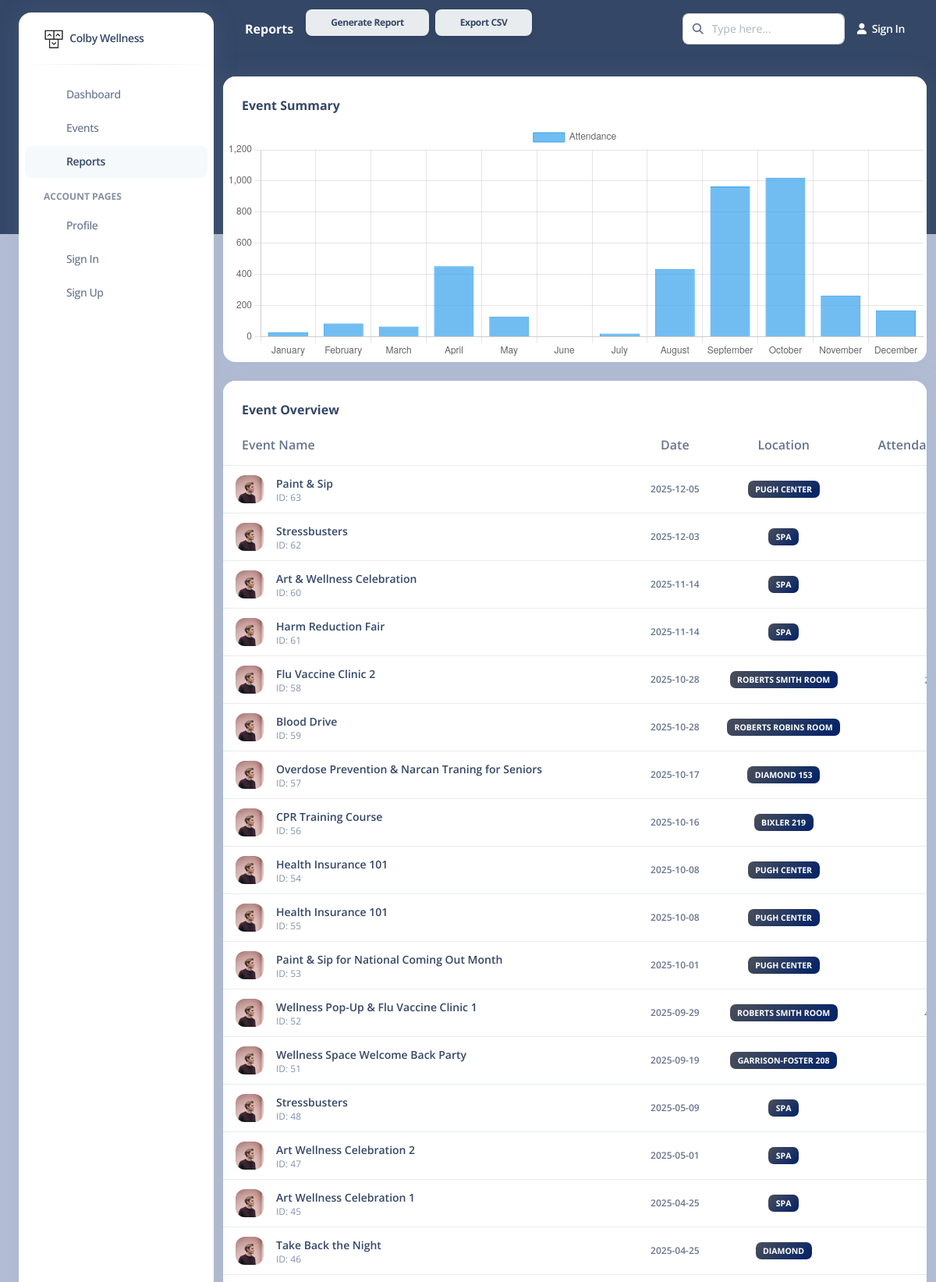
Screenshot of /report (upper part) with the database file from the repository.
### models.py (models this page shows)
class Events(db.Model):
    __tablename__ = "events"
    id = db.Column(db.Integer, primary_key=True)
    title = db.Column(db.String(200), nullable=False)
    start_time = db.Column(db.Time, nullable=True)
    end_time = db.Column(db.Time, nullable=True)
    date = db.Column(db.Date, nullable=False)
    attendance = db.Column(db.Integer, nullable=True)
    location = db.Column(db.String(80), nullable=True)
    description = db.Column(db.Text, nullable=True)
    advert_id = db.Column(db.Integer, db.ForeignKey('advertisement.id'), nullable=True)
    partner_id = db.Column(db.Integer, db.ForeignKey('partners.id'), nullable=True)
    lead_organizer = db.Column(db.Integer, db.ForeignKey('organizers.id'), nullable=True)
    type_id = db.Column(db.Integer, db.ForeignKey('event_type.id'), nullable=True)
    partners = db.relationship(
    'Partners',
    secondary='event_partners',
    back_populates='events',
    lazy='dynamic'
)
    organizer_obj = db.relationship('Organizer', foreign_keys=[lead_organizer])

### views.py (the view)
@main_blueprint.route('/report')
def report_page():
    curEventList = getEventsList()
    results = (
        db.session.query(
            extract('month', Events.date).label('month'),
            func.count(Events.id).label('event_count'),
            func.sum(Events.attendance).label('total_attendance')
        )
        .group_by('month')
        .order_by('month')
        .all()
    )
    months = [datetime(1900, r.month, 1).strftime('%B') for r in results]
    attendance = [r.total_attendance or 0 for r in results]
    total_events = [r.event_count for r in results]
    percent_growth = []
    for i in range(len(total_events)):
        if i == 0:
            percent_growth.append(0)
        else:
            prev = total_events[i-1]
            curr = total_events[i]
            if prev == 0:
                percent_growth.append(0)
            else:
                percent_growth.append(round((curr - prev)/prev * 100, 2))
    all_months = list(month_name)[1:]
    month_to_attendance = dict(zip(months, attendance))
    month_to_growth = dict(zip(months, percent_growth))
    attendance_twelve_months = [month_to_attendance.get(m, 0) for m in all_months]
    growth_twelve_months = [month_to_growth.get(m, 0) for m in all_months]
    category_results = (
        db.session.query(
            Event_Type.name.label("category"),
            func.count(Events.id).label("count")
        )
        .join(Events, Events.type_id == Event_Type.id)
        .group_by(Event_Type.name)
        .all()
    )
    total_event_count = sum(r.count for r in category_results)
    category_percentages = [
        {
            "category": r.category,
            "count": r.count,
            "percentage": round((r.count / total_event_count) * 100, 2) if total_event_count else 0
        }
        for r in category_results
    ]
    return render_template(
        'report.html',
        events=curEventList,
        months=all_months,
        attendance=attendance_twelve_months,
        growth=growth_twelve_months,
        category_percentages=category_percentages
    )

### views.py (called while the page is built)
def getEventsList():
    events = db.session.query(Events).order_by(Events.date.desc()).all()
    event_list = []
    for e in events:
        organizer = db.session.query(Organizer).filter_by(id=e.lead_organizer).first()
        organizer_name = organizer.name if organizer else "N/A"
        partner_names = [p.name for p in e.partners] if e.partners else []
        event_list.append({
            "id": e.id,
            "title": e.title,
            "date": e.date,
            "location": e.location,
            "attendance": e.attendance,
            "lead_organizer": organizer_name,
            "partners": ", ".join(partner_names)  # join multiple partners into a string
        })
    return event_list

### templates/report.html (shortened to what this page needs)
<!DOCTYPE html>
<html lang="en">
<head>
  <link href="https://demos.creative-tim.com/argon-dashboard-pro/assets/css/nucleo-icons.css" rel="stylesheet" />
  <link href="https://demos.creative-tim.com/argon-dashboard-pro/assets/css/nucleo-svg.css" rel="stylesheet" />
  <link id="pagestyle" href="{{ url_for('static', filename='css/argon-dashboard.css') }}" rel="stylesheet" />
  <link href="{{ url_for('static', filename='css/custom.css') }}" rel="stylesheet" />
  <link id="pagestyle" href="{{ url_for('static', filename='css/argon-dashboard.css') }}" rel="stylesheet">
  <link rel="stylesheet" href="{{ url_for('static', filename='css/custom.css') }}">
</head>
<body class="g-sidenav-show bg-gray-100">
  <aside class="sidenav bg-white navbar navbar-vertical navbar-expand-xs border-0 border-radius-xl my-3 fixed-start ms-4 " id="sidenav-main">
    <div class="sidenav-header">
      <a class="navbar-brand m-0" href=" https://demos.creative-tim.com/argon-dashboard/pages/dashboard.html " target="_blank">
        <img src="{{ url_for('static', filename='images/logo-ct-dark.png') }}" width="26px" height="26px" class="navbar-brand-img h-100" alt="main_logo">
        <span class="ms-1 font-weight-bold">Colby Wellness</span>
      </a>
    </div>
    <hr class="horizontal dark mt-0">
    <div class="collapse navbar-collapse  w-auto" id="sidenav-collapse-main">
      <ul class="navbar-nav">
        <li class="nav-item">
          <a class="nav-link" href="{{ url_for('homepage.dashboard') }}">
            <div class="icon icon-shape icon-sm border-radius-md text-center me-2 d-flex align-items-center justify-content-center">
            </div>
            <span class="nav-link-text ms-1">Dashboard</span>
          </a>
        </li>
        <li class="nav-item">
          <a class="nav-link" href="{{ url_for('homepage.events_page') }}">
            <div class="icon icon-shape icon-sm border-radius-md text-center me-2 d-flex align-items-center justify-content-center">
            </div>
            <span class="nav-link-text ms-1">Events</span>
          </a>
        </li>
        <li class="nav-item">
          <a class="nav-link active" href="{{ url_for('homepage.report_page') }}">
            <div class="icon icon-shape icon-sm border-radius-md text-center me-2 d-flex align-items-center justify-content-center">
            </div>
            <span class="nav-link-text ms-1">Reports</span>
          </a>
        </li>
        <li class="nav-item mt-3">
          <h6 class="ps-4 ms-2 text-uppercase text-xs font-weight-bolder opacity-6">Account pages</h6>
        </li>
        <li class="nav-item">
          <a class="nav-link " href="{{ url_for('homepage.profile') }}">
            <div class="icon icon-shape icon-sm border-radius-md text-center me-2 d-flex align-items-center justify-content-center">
            </div>
            <span class="nav-link-text ms-1">Profile</span>
          </a>
        </li>
        <li class="nav-item">
          <a class="nav-link " href="{{ url_for('auth.signIn') }}">
            <div class="icon icon-shape icon-sm border-radius-md text-center me-2 d-flex align-items-center justify-content-center">
            </div>
            <span class="nav-link-text ms-1">Sign In</span>
          </a>
        </li>
        <li class="nav-item">
          <a class="nav-link " href="{{ url_for('auth.signUp') }}">
            <div class="icon icon-shape icon-sm border-radius-md text-center me-2 d-flex align-items-center justify-content-center">
            </div>
            <span class="nav-link-text ms-1">Sign Up</span>
          </a>
        </li>
      </ul>
    </div>
  </aside>
  <main class="main-content position-relative border-radius-lg ">
    <nav class="navbar navbar-main navbar-expand-lg px-0 mx-4 shadow-none border-radius-xl" id="navbarBlur" data-scroll="false">
      <div class="container-fluid py-1 px-3">
        <div class="d-flex align-items-center">
            <h6 class="font-weight-bolder text-white mb-0">Reports</h6>
            <div class="d-flex gap-2 ms-3">
                <button id="btn-generate" class="btn btn-sm btn-light text-dark ">Generate Report</button>
                <button id="btn-export" class="btn btn-sm btn-light text-dark ">Export CSV</button>
            </div>
          </div>
        <div class="collapse navbar-collapse mt-sm-0 mt-2 me-md-0 me-sm-4" id="navbar">
          <div class="ms-md-auto pe-md-3 d-flex align-items-center">
            <div class="input-group">
              <span class="input-group-text text-body"><i class="fas fa-search" aria-hidden="true"></i></span>
              <input type="text" class="form-control" placeholder="Type here...">
            </div>
          </div>
          <ul class="navbar-nav  justify-content-end">
            <li class="nav-item d-flex align-items-center">
              <a href="javascript:;" class="nav-link text-white font-weight-bold px-0">
                <i class="fa fa-user me-sm-1"></i>
                <span class="d-sm-inline d-none">Sign In</span>
              </a>
            </li>
          </ul>
        </div>
      </div>
    </nav>
    <div class="container-fluid py-4">
      <div class="row">
        <div class="col-12">
          <div class="card mb-4">
            <div class="card-header pb-0 d-flex justify-content-between align-items-center">
              <h6>Event Summary</h6>
            </div>
            <div class="card-body p-1">
              <canvas id="eventSummary" class="chart-canvas" height="300"></canvas>
            </div>
          </div>
        </div>
      </div>
      <div class="row">
        <div class="col-12">
          <div class="card mb-4">
            <div class="card-header pb-0">
              <h6>Event Overview</h6>
            </div>
            <div class="card-body px-0 pt-0 pb-2">
              <div class="table-responsive p-0">
                <table class="table align-items-center mb-0" id="eventOverviewTable">
                  <thead>
                    <tr>
                      <th>Event Name</th>
                      <th class="text-center">Date</th>
                      <th class="text-center">Location</th>
                      <th class="text-center">Attendance Count</th>
                    </tr>
                  </thead>
                  <tbody>
                    {% for eve in events %}
                    <tr>
                      <td>
                        <div class="d-flex px-2 py-1 align-items-center">
                          <img src="{{ url_for('static', filename='images/team-4.jpg') }}" class="avatar avatar-sm me-3" alt="user">
                          <div class="d-flex flex-column justify-content-center">
                            <h6 class="mb-0 text-sm">{{ eve.title }}</h6>
                            <p class="text-xs text-secondary mb-0">ID: {{ eve.id }}</p>
                          </div>
                        </div>
                      </td>
                      <td class="align-middle text-center">
                        <p class="text-xs font-weight-bold mb-0">{{ eve.date.strftime('%Y-%m-%d') }}</p>
                      </td>
                      <td class="align-middle text-center text-sm">
                        <span class="badge badge-sm bg-gradient-primary">{{ eve.location }}</span>
                      </td>
                      <td class="align-middle text-center">
                        <span class="text-secondary text-xs font-weight-bold">{{ eve.attendance }}</span>
                      </td>
                    </tr>
                    {% endfor %}
                  </tbody>
                </table>
              </div>
            </div>
          </div>
        </div>
      </div>
    </div>
  </main>
  <script>
    document.addEventListener('DOMContentLoaded', () => {
      const ctx = document.getElementById('eventSummary').getContext('2d');
      window.eventSummaryChart = new Chart(ctx, {
        type: 'bar',
        data: {
          labels: {{ months|tojson }},
          datasets: [{
            label: 'Attendance',
            data: {{ attendance|tojson }},
            backgroundColor: 'rgba(54, 162, 235, 0.7)',
            borderColor: 'rgba(54, 162, 235, 1)',
            borderWidth: 1
          }]
        },
        options: { responsive: true, maintainAspectRatio: false, scales: { y: { beginAtZero: true } } }
      });
    });
  </script>
</body>
</html>

### static/css/custom.css (style rules this page uses)
body, .bg-gray-100, body.bg-gray-100 { background-color: #b3bed5 !important; }
.card-header h6 { font-weight: bold; }
.sidenav { overflow-y: visible !important; }
.sidenav .navbar-collapse { height: auto ; max-height: none; }
.sidenav.bg-white { background-color: #ffffff ; border-radius: 1rem; }
.text-dark { color: #003b71 ; }
.bg-gradient-primary { background-image: linear-gradient(135deg, #4a4f5a, #012169); }

### rows the page displays
Events: title "Paint & Sip", date "2025-12-05", location "PUGH CENTER"
Events: title "Stressbusters", date "2025-12-03", location "SPA"
Events: title "Art & Wellness Celebration", date "2025-11-14", location "SPA"
Events: title "Harm Reduction Fair", date "2025-11-14", location "SPA"
Events: title "Flu Vaccine Clinic 2", date "2025-10-28", location "ROBERTS SMITH ROOM"
Events: title "Blood Drive", date "2025-10-28", location "ROBERTS ROBINS ROOM"
Events: title "Overdose Prevention & Narcan Traning for Seniors", date "2025-10-17", location "DIAMOND 153"
Events: title "CPR Training Course", date "2025-10-16", location "BIXLER 219"
Events: title "Health Insurance 101", date "2025-10-08", location "PUGH CENTER"
Events: title "Health Insurance 101", date "2025-10-08", location "PUGH CENTER"
Events: title "Paint & Sip for National Coming Out Month", date "2025-10-01", location "PUGH CENTER"
Events: title "Wellness Pop-Up & Flu Vaccine Clinic 1", date "2025-09-29", location "ROBERTS SMITH ROOM"
Events: title "Wellness Space Welcome Back Party", date "2025-09-19", location "GARRISON-FOSTER 208"
Events: title "Stressbusters", date "2025-05-09", location "SPA"
Events: title "Art Wellness Celebration 2", date "2025-05-01", location "SPA"
Events: title "Art Wellness Celebration 1", date "2025-04-25", location "SPA"
Events: title "Take Back the Night", date "2025-04-25", location "DIAMOND"

### other values shown
{{ eve.id }} "63" "62" "60" "61" "58" "59" "57" "56" "54" "55" "53" "52" "51" "48" "47" "45" "46"
chart data {{ months|tojson }} ["January", "February", "March", "April", "May", "June", "July", "August", "September", "October", "November", "December"]
chart data {{ attendance|tojson }} [29, 86, 65, 452, 130, 0, 21, 435, 964, 1021, 265, 170]
